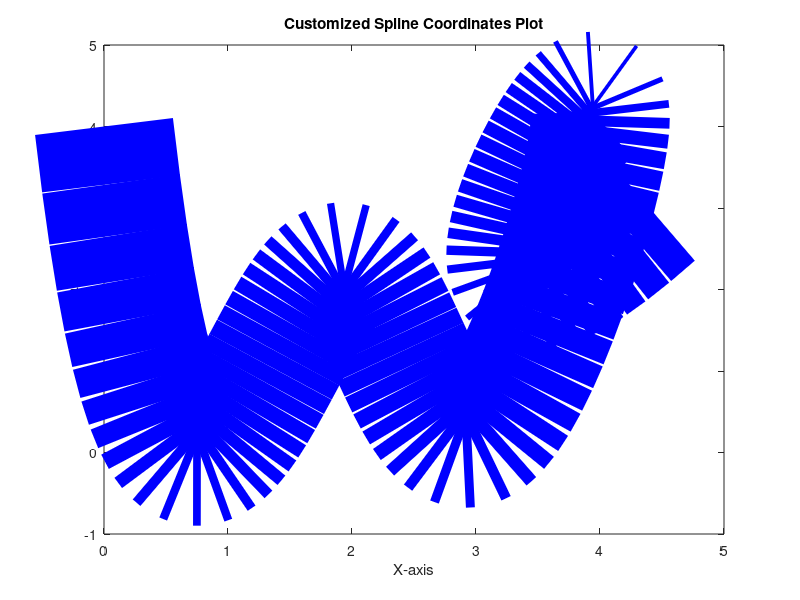

MATLAB code for this plot:
% Sample coordinates
% Change x y coordinates depends on letter used
x_coord = [0.0 1.0 2.0 3.0 4.0 3.4 4.4];
y_coord = [4.0 0.2 2.2 0.2 4.0 3.0 3.0];
% x = [];
% y = [];

%% Create a spline curve
% Using linspace to create range values between 2 endpoints 1-100
t = linspace(1, length(x_coord), 100);
% Interpolating smooth curve
x_spline = spline(1:length(x_coord), x_coord, t);
y_spline = spline(1:length(y_coord), y_coord, t);

% Plotting the spline curve
% Can vary line width and colours
plot(x_spline, y_spline, 'LineWidth', 100, 'Color', 'blue');

% Add labels and title if needed
xlabel('X-axis');
ylabel('Y-axis');
title('Customized Spline Coordinates Plot');
